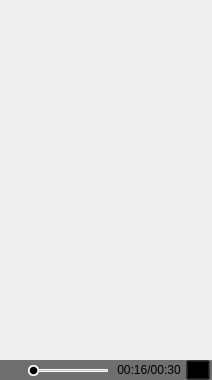
<?xml version="1.0" encoding="UTF-8"?>
<ui version="4.0">
 <class>VideoWidget</class>
 <widget class="QWidget" name="VideoWidget">
  <property name="geometry">
   <rect>
    <x>0</x>
    <y>0</y>
    <width>212</width>
    <height>380</height>
   </rect>
  </property>
  <property name="sizePolicy">
   <sizepolicy hsizetype="Fixed" vsizetype="Fixed">
    <horstretch>0</horstretch>
    <verstretch>0</verstretch>
   </sizepolicy>
  </property>
  <property name="minimumSize">
   <size>
    <width>212</width>
    <height>380</height>
   </size>
  </property>
  <property name="maximumSize">
   <size>
    <width>16777215</width>
    <height>16777215</height>
   </size>
  </property>
  <property name="windowTitle">
   <string>Form</string>
  </property>
  <layout class="QVBoxLayout" name="verticalLayout">
   <property name="spacing">
    <number>0</number>
   </property>
   <property name="leftMargin">
    <number>0</number>
   </property>
   <property name="topMargin">
    <number>0</number>
   </property>
   <property name="rightMargin">
    <number>0</number>
   </property>
   <property name="bottomMargin">
    <number>0</number>
   </property>
   <item>
    <widget class="QLabel" name="label">
     <property name="sizePolicy">
      <sizepolicy hsizetype="Expanding" vsizetype="Expanding">
       <horstretch>0</horstretch>
       <verstretch>0</verstretch>
      </sizepolicy>
     </property>
     <property name="minimumSize">
      <size>
       <width>212</width>
       <height>380</height>
      </size>
     </property>
     <property name="maximumSize">
      <size>
       <width>16777215</width>
       <height>16777215</height>
      </size>
     </property>
     <property name="mouseTracking">
      <bool>true</bool>
     </property>
     <property name="styleSheet">
      <string notr="true">background-color: transparent;</string>
     </property>
     <property name="text">
      <string/>
     </property>
     <property name="alignment">
      <set>Qt::AlignCenter</set>
     </property>
    </widget>
   </item>
   <item>
    <widget class="QWidget" name="controlWidget" native="true">
     <property name="sizePolicy">
      <sizepolicy hsizetype="Expanding" vsizetype="Fixed">
       <horstretch>0</horstretch>
       <verstretch>0</verstretch>
      </sizepolicy>
     </property>
     <property name="minimumSize">
      <size>
       <width>212</width>
       <height>20</height>
      </size>
     </property>
     <property name="maximumSize">
      <size>
       <width>16777215</width>
       <height>20</height>
      </size>
     </property>
     <property name="styleSheet">
      <string notr="true">background-color:  rgba(75, 75, 75, 200)</string>
     </property>
     <layout class="QHBoxLayout" name="horizontalLayout">
      <property name="spacing">
       <number>0</number>
      </property>
      <property name="leftMargin">
       <number>0</number>
      </property>
      <property name="topMargin">
       <number>0</number>
      </property>
      <property name="rightMargin">
       <number>2</number>
      </property>
      <property name="bottomMargin">
       <number>0</number>
      </property>
      <item>
       <widget class="QToolButton" name="playButton">
        <property name="sizePolicy">
         <sizepolicy hsizetype="Fixed" vsizetype="Fixed">
          <horstretch>0</horstretch>
          <verstretch>0</verstretch>
         </sizepolicy>
        </property>
        <property name="maximumSize">
         <size>
          <width>30</width>
          <height>20</height>
         </size>
        </property>
        <property name="layoutDirection">
         <enum>Qt::LeftToRight</enum>
        </property>
        <property name="autoFillBackground">
         <bool>false</bool>
        </property>
        <property name="styleSheet">
         <string notr="true">background-color: transparent;</string>
        </property>
        <property name="text">
         <string/>
        </property>
        <property name="icon">
         <iconset resource="../resources.qrc">
          <normaloff>:/icons/icons/feather/play.svg</normaloff>:/icons/icons/feather/play.svg</iconset>
        </property>
        <property name="iconSize">
         <size>
          <width>20</width>
          <height>20</height>
         </size>
        </property>
        <property name="autoRaise">
         <bool>true</bool>
        </property>
       </widget>
      </item>
      <item>
       <widget class="QSlider" name="QSlider">
        <property name="minimumSize">
         <size>
          <width>77</width>
          <height>13</height>
         </size>
        </property>
        <property name="maximumSize">
         <size>
          <width>16777215</width>
          <height>18</height>
         </size>
        </property>
        <property name="autoFillBackground">
         <bool>false</bool>
        </property>
        <property name="styleSheet">
         <string notr="true">#QSlider::groove:horizontal{
border: 1px solid #FFFFFF;  background: #C0C0C0;  height: 1px;  border-radius: 1px;  padding-left:-1px;  padding-right:-1px;
}

#QSlider::handle:horizontal{
background: qradialgradient(spread:pad, cx:0.5, cy:0.5, radius:0.5, fx:0.5, fy:0.5,   stop:0.6 #000, stop:0.778409 rgba(255, 255, 255, 255));  width: 11px;  margin-top: -5px;  margin-bottom: -5px;  border-radius: 5px;
}
*{
background-color: transparent;
margin-right: 1.5px;
}</string>
        </property>
        <property name="maximum">
         <number>100</number>
        </property>
        <property name="value">
         <number>0</number>
        </property>
        <property name="orientation">
         <enum>Qt::Horizontal</enum>
        </property>
       </widget>
      </item>
      <item alignment="Qt::AlignHCenter">
       <widget class="QLabel" name="timeLabel">
        <property name="sizePolicy">
         <sizepolicy hsizetype="Fixed" vsizetype="Fixed">
          <horstretch>0</horstretch>
          <verstretch>0</verstretch>
         </sizepolicy>
        </property>
        <property name="minimumSize">
         <size>
          <width>76</width>
          <height>20</height>
         </size>
        </property>
        <property name="maximumSize">
         <size>
          <width>76</width>
          <height>20</height>
         </size>
        </property>
        <property name="styleSheet">
         <string notr="true">background-color: transparent; margin-left: 2px;</string>
        </property>
        <property name="frameShape">
         <enum>QFrame::StyledPanel</enum>
        </property>
        <property name="frameShadow">
         <enum>QFrame::Sunken</enum>
        </property>
        <property name="text">
         <string>00:16/00:30</string>
        </property>
        <property name="scaledContents">
         <bool>true</bool>
        </property>
        <property name="alignment">
         <set>Qt::AlignCenter</set>
        </property>
        <property name="wordWrap">
         <bool>false</bool>
        </property>
        <property name="margin">
         <number>0</number>
        </property>
        <property name="indent">
         <number>0</number>
        </property>
       </widget>
      </item>
      <item>
       <widget class="QToolButton" name="soundButton">
        <property name="sizePolicy">
         <sizepolicy hsizetype="Fixed" vsizetype="Fixed">
          <horstretch>0</horstretch>
          <verstretch>0</verstretch>
         </sizepolicy>
        </property>
        <property name="minimumSize">
         <size>
          <width>24</width>
          <height>20</height>
         </size>
        </property>
        <property name="maximumSize">
         <size>
          <width>27</width>
          <height>20</height>
         </size>
        </property>
        <property name="layoutDirection">
         <enum>Qt::RightToLeft</enum>
        </property>
        <property name="styleSheet">
         <string notr="true">background-color: transparent;</string>
        </property>
        <property name="text">
         <string/>
        </property>
        <property name="icon">
         <iconset resource="../resources.qrc">
          <normaloff>:/icons/icons/feather/volume-x.svg</normaloff>:/icons/icons/feather/volume-x.svg</iconset>
        </property>
        <property name="iconSize">
         <size>
          <width>20</width>
          <height>20</height>
         </size>
        </property>
       </widget>
      </item>
     </layout>
    </widget>
   </item>
  </layout>
 </widget>
 <resources>
  <include location="../resources.qrc"/>
 </resources>
 <connections/>
</ui>
